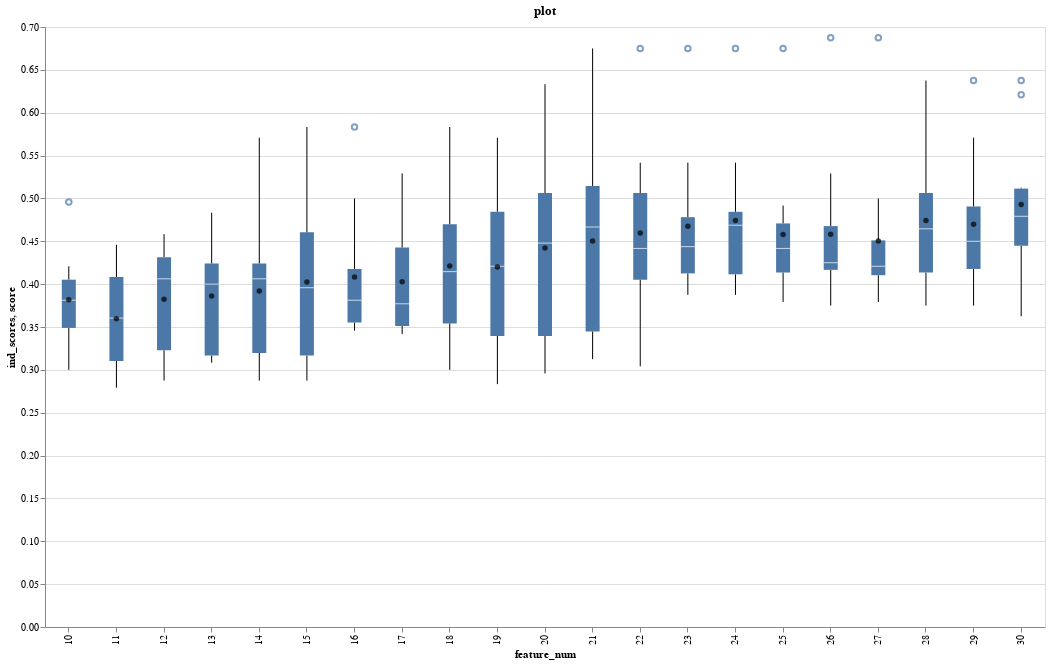

Write notebook code for a chart like this one.
### Code cell
altair_feature_selection_chart(ridge_stats,uniqueness=3)

### Figure 1 — Vega-Lite specification as saved in the notebook (floating-point values rounded to 4 significant figures; data arrays with more than 128 entries replaced by an {"elided": "..."} marker saying what was removed)
{"config": {"view": {"continuousWidth": 400, "continuousHeight": 300}}, "layer": [{"data": {"name": "data-a338c300564652035c0d8c172b633e88"}, "mark": "boxplot", "encoding": {"x": {"field": "feature_num", "type": "ordinal"}, "y": {"field": "ind_scores", "type": "quantitative"}}, "selection": {"selector003": {"type": "single", "empty": "none"}, "selector004": {"type": "interval", "bind": "scales", "encodings": ["x", "y"]}}}, {"data": {"name": "data-f2b9ca3727682c863aa14c2009dd835b"}, "mark": {"type": "point", "color": "black", "filled": true}, "encoding": {"x": {"field": "feature_num", "title": "feature_num", "type": "ordinal"}, "y": {"field": "avg_score", "title": "score", "type": "quantitative"}}, "selection": {"selector003": {"type": "single", "empty": "none"}}}, {"data": {"name": "data-f2b9ca3727682c863aa14c2009dd835b"}, "mark": {"type": "text", "baseline": "bottom", "dy": -75}, "encoding": {"text": {"field": "featuresX", "type": "nominal"}, "y": {"field": "zero", "type": "quantitative"}}, "transform": [{"filter": {"selection": "selector003"}}]}], "height": 600, "title": "plot", "width": 1000, "$schema": "https://vega.github.io/schema/vega-lite/v4.17.0.json", "datasets": {"data-a338c300564652035c0d8c172b633e88": {"elided": "210 records"}, "data-f2b9ca3727682c863aa14c2009dd835b": [{"feature_num": 10, "ind_scores": [0.3958, 0.3708, 0.3208, 0.4083, 0.3833, 0.3792, 0.4208, 0.4958, 0.3417, 0.3], "avg_score": 0.3817, "stdev": 0.05251, "ci68": "(0.32944447525005116, 0.4338888580832822)", "yerr": 0.05222, "features": [["TAU", "POTEJ", "MYDGF", "1433G", "PVR", "LTBP4", "PAL4A", "NLGN3", "PPT1", "1433Z"], ["1433G", "HBA", "NEU1", "LV861", "CO4A", "TAU", "OMD", "OSCAR", "TSP4", "MYDGF"], ["TAU", "TRFM", "GNS", "MGP", "1433G", "NPY", "AK1C1", "CHIT1", "CHLE", "1433Z"], ["1433G", "HTRA1", "SCG2", "AMYP", "LRP1B", "TAU", "MYDGF", "FREM2", "TIMP2", "1433Z"], ["1433G", "IDS", "SRPX", "CHLE", "ERAP2", "CPVL", "TAU", "CALB1", "1433Z", "FREM2"], ["1433G", "KLK11", "AMY2B", "PTPR2", "AK1C1", "CAH2", "PPT1", "1433Z", "TAU", "CPVL"], ["TAU", "MASP1", "CO7", "CLMP", "CAH2", "1433Z", "AK1C1", "PPT1", "NPTX2", "CHLE"], ["TAU", "CLMP", "K1C12", "POTEI", "CATD", "A0A075B7D0", "1433Z", "CADH5", "ZNF25", "VWF"], ["TAU", "MGAT2", "LRP1B", "HYI", "1433G", "CADH5", "PAL4A", "VWF", "ECM1", "HDHD2"], ["1433G", "PLSL", "MXRA8", "TSP2", "PAL4A", "PVR", "HLAE", "CAH2", "1433Z", "CADH5"]], "uniqueX_features_ina_string": "Invalid value for parameter 'uniqueness'. Use 'unique' or 'duplicate'.", "featuresX": ["Invalid value for parameter 'uniqueness'. Use 'unique' or 'duplicate'."], "zero": 0}, {"feature_num": 11, "ind_scores": [0.3083, 0.3167, 0.2792, 0.4083, 0.4083, 0.4083, 0.3792, 0.4458, 0.3, 0.3417], "avg_score": 0.3596, "stdev": 0.05455, "ci68": "(0.30533414676906756, 0.41383251989759906)", "yerr": 0.05425, "features": [["TAU", "POTEJ", "MYDGF", "1433G", "PVR", "LTBP4", "PAL4A", "NLGN3", "PPT1", "1433Z", "HBAZ"], ["1433G", "HBA", "NEU1", "LV861", "CO4A", "TAU", "OMD", "OSCAR", "TSP4", "MYDGF", "1433B"], ["TAU", "TRFM", "GNS", "MGP", "1433G", "NPY", "AK1C1", "CHIT1", "CHLE", "1433Z", "AMY2B"], ["1433G", "HTRA1", "SCG2", "AMYP", "LRP1B", "TAU", "MYDGF", "FREM2", "TIMP2", "1433Z", "SUMO4"], ["1433G", "IDS", "SRPX", "CHLE", "ERAP2", "CPVL", "TAU", "CALB1", "1433Z", "FREM2", "NEDD8"], ["1433G", "KLK11", "AMY2B", "PTPR2", "AK1C1", "CAH2", "PPT1", "1433Z", "TAU", "CPVL", "SEPR"], ["TAU", "MASP1", "CO7", "CLMP", "CAH2", "1433Z", "AK1C1", "PPT1", "NPTX2", "CHLE", "GDIA"], ["TAU", "CLMP", "K1C12", "POTEI", "CATD", "A0A075B7D0", "1433Z", "CADH5", "ZNF25", "VWF", "1433G"], ["TAU", "MGAT2", "LRP1B", "HYI", "1433G", "CADH5", "PAL4A", "VWF", "ECM1", "HDHD2", "MMP2"], ["1433G", "PLSL", "MXRA8", "TSP2", "PAL4A", "PVR", "HLAE", "CAH2", "1433Z", "CADH5", "TAU"]], "uniqueX_features_ina_string": "Invalid value for parameter 'uniqueness'. Use 'unique' or 'duplicate'.", "featuresX": ["Invalid value for parameter 'uniqueness'. Use 'unique' or 'duplicate'."], "zero": 0}, {"feature_num": 12, "ind_scores": [0.425, 0.3042, 0.2917, 0.4083, 0.4333, 0.4583, 0.4333, 0.3792, 0.2875, 0.4042], "avg_score": 0.3825, "stdev": 0.06106, "ci68": "(0.3217771913902592, 0.44322280860974084)", "yerr": 0.06072, "features": [["TAU", "POTEJ", "MYDGF", "1433G", "PVR", "LTBP4", "PAL4A", "NLGN3", "PPT1", "1433Z", "HBAZ", "ADA28"], ["1433G", "HBA", "NEU1", "LV861", "CO4A", "TAU", "OMD", "OSCAR", "TSP4", "MYDGF", "1433B", "CADH8"], ["TAU", "TRFM", "GNS", "MGP", "1433G", "NPY", "AK1C1", "CHIT1", "CHLE", "1433Z", "AMY2B", "MMP2"], ["1433G", "HTRA1", "SCG2", "AMYP", "LRP1B", "TAU", "MYDGF", "FREM2", "TIMP2", "1433Z", "SUMO4", "CO7"], ["1433G", "IDS", "SRPX", "CHLE", "ERAP2", "CPVL", "TAU", "CALB1", "1433Z", "FREM2", "NEDD8", "MMP2"], ["1433G", "KLK11", "AMY2B", "PTPR2", "AK1C1", "CAH2", "PPT1", "1433Z", "TAU", "CPVL", "SEPR", "GDIA"], ["TAU", "MASP1", "CO7", "CLMP", "CAH2", "1433Z", "AK1C1", "PPT1", "NPTX2", "CHLE", "GDIA", "CADH5"], ["TAU", "CLMP", "K1C12", "POTEI", "CATD", "A0A075B7D0", "1433Z", "CADH5", "ZNF25", "VWF", "1433G", "SEM3B"], ["TAU", "MGAT2", "LRP1B", "HYI", "1433G", "CADH5", "PAL4A", "VWF", "ECM1", "HDHD2", "MMP2", "SUMO4"], ["1433G", "PLSL", "MXRA8", "TSP2", "PAL4A", "PVR", "HLAE", "CAH2", "1433Z", "CADH5", "TAU", "SEPR"]], "uniqueX_features_ina_string": "Invalid value for parameter 'uniqueness'. Use 'unique' or 'duplicate'.", "featuresX": ["Invalid value for parameter 'uniqueness'. Use 'unique' or 'duplicate'."], "zero": 0}, {"feature_num": 13, "ind_scores": [0.3958, 0.3083, 0.3292, 0.4208, 0.425, 0.4833, 0.4708, 0.3125, 0.3125, 0.4042], "avg_score": 0.3862, "stdev": 0.06316, "ci68": "(0.3234355423317144, 0.44906445766828557)", "yerr": 0.06281, "features": {"elided": "10x13 str values"}, "uniqueX_features_ina_string": "Invalid value for parameter 'uniqueness'. Use 'unique' or 'duplicate'.", "featuresX": ["Invalid value for parameter 'uniqueness'. Use 'unique' or 'duplicate'."], "zero": 0}, {"feature_num": 14, "ind_scores": [0.3958, 0.3083, 0.2875, 0.4208, 0.425, 0.4417, 0.5708, 0.3, 0.3542, 0.4167], "avg_score": 0.3921, "stdev": 0.0805, "ci68": "(0.3120265140935771, 0.4721401525730896)", "yerr": 0.08006, "features": {"elided": "10x14 str values"}, "uniqueX_features_ina_string": "Invalid value for parameter 'uniqueness'. Use 'unique' or 'duplicate'.", "featuresX": ["Invalid value for parameter 'uniqueness'. Use 'unique' or 'duplicate'."], "zero": 0}, {"feature_num": 15, "ind_scores": [0.3833, 0.2958, 0.2875, 0.5, 0.4625, 0.3083, 0.5833, 0.3417, 0.4083, 0.4542], "avg_score": 0.4025, "stdev": 0.09276, "ci68": "(0.3102517093955644, 0.4947482906044357)", "yerr": 0.09225, "features": {"elided": "10x15 str values"}, "uniqueX_features_ina_string": "Invalid value for parameter 'uniqueness'. Use 'unique' or 'duplicate'.", "featuresX": ["Invalid value for parameter 'uniqueness'. Use 'unique' or 'duplicate'."], "zero": 0}, {"feature_num": 16, "ind_scores": [0.3833, 0.3583, 0.3792, 0.5, 0.4208, 0.3458, 0.5833, 0.3542, 0.4083, 0.35], "avg_score": 0.4083, "stdev": 0.07308, "ci68": "(0.33566113150589033, 0.4810055351607764)", "yerr": 0.07267, "features": {"elided": "10x16 str values"}, "uniqueX_features_ina_string": "Invalid value for parameter 'uniqueness'. Use 'unique' or 'duplicate'.", "featuresX": ["Invalid value for parameter 'uniqueness'. Use 'unique' or 'duplicate'."], "zero": 0}, {"feature_num": 17, "ind_scores": [0.3833, 0.3458, 0.3792, 0.5, 0.4625, 0.3458, 0.5292, 0.3417, 0.3667, 0.375], "avg_score": 0.4029, "stdev": 0.06498, "ci68": "(0.338296828359979, 0.4675365049733544)", "yerr": 0.06462, "features": {"elided": "10x17 str values"}, "uniqueX_features_ina_string": "Invalid value for parameter 'uniqueness'. Use 'unique' or 'duplicate'.", "featuresX": ["Invalid value for parameter 'uniqueness'. Use 'unique' or 'duplicate'."], "zero": 0}, {"feature_num": 18, "ind_scores": [0.4208, 0.3458, 0.3792, 0.5, 0.475, 0.3458, 0.5833, 0.3, 0.4083, 0.4542], "avg_score": 0.4213, "stdev": 0.08029, "ci68": "(0.34140793159435784, 0.5010920684056421)", "yerr": 0.07984, "features": {"elided": "10x18 str values"}, "uniqueX_features_ina_string": "Invalid value for parameter 'uniqueness'. Use 'unique' or 'duplicate'.", "featuresX": ["Invalid value for parameter 'uniqueness'. Use 'unique' or 'duplicate'."], "zero": 0}, {"feature_num": 19, "ind_scores": [0.475, 0.3208, 0.4292, 0.5125, 0.4875, 0.2833, 0.5708, 0.3125, 0.3958, 0.4125], "avg_score": 0.42, "stdev": 0.08926, "ci68": "(0.33123074571740463, 0.5087692542825955)", "yerr": 0.08877, "features": {"elided": "10x19 str values"}, "uniqueX_features_ina_string": "Invalid value for parameter 'uniqueness'. Use 'unique' or 'duplicate'.", "featuresX": ["Invalid value for parameter 'uniqueness'. Use 'unique' or 'duplicate'."], "zero": 0}, {"feature_num": 20, "ind_scores": [0.475, 0.3208, 0.4292, 0.575, 0.5167, 0.2958, 0.6333, 0.3125, 0.3958, 0.4667], "avg_score": 0.4421, "stdev": 0.108, "ci68": "(0.33466241274774977, 0.5495042539189169)", "yerr": 0.1074, "features": {"elided": "10x20 str values"}, "uniqueX_features_ina_string": "Invalid value for parameter 'uniqueness'. Use 'unique' or 'duplicate'.", "featuresX": ["Invalid value for parameter 'uniqueness'. Use 'unique' or 'duplicate'."], "zero": 0}, {"feature_num": 21, "ind_scores": [0.5375, 0.3333, 0.3375, 0.525, 0.4667, 0.3667, 0.675, 0.3125, 0.4833, 0.4667], "avg_score": 0.4504, "stdev": 0.1085, "ci68": "(0.3425332314414572, 0.5583001018918761)", "yerr": 0.1079, "features": {"elided": "10x21 str values"}, "uniqueX_features_ina_string": "Invalid value for parameter 'uniqueness'. Use 'unique' or 'duplicate'.", "featuresX": ["Invalid value for parameter 'uniqueness'. Use 'unique' or 'duplicate'."], "zero": 0}, {"feature_num": 22, "ind_scores": [0.4375, 0.3042, 0.4042, 0.475, 0.5417, 0.4083, 0.675, 0.3875, 0.4458, 0.5167], "avg_score": 0.4596, "stdev": 0.09611, "ci68": "(0.36401037022152605, 0.5551562964451408)", "yerr": 0.09557, "features": {"elided": "10x22 str values"}, "uniqueX_features_ina_string": "Invalid value for parameter 'uniqueness'. Use 'unique' or 'duplicate'.", "featuresX": ["Invalid value for parameter 'uniqueness'. Use 'unique' or 'duplicate'."], "zero": 0}, {"feature_num": 23, "ind_scores": [0.4375, 0.3875, 0.4042, 0.475, 0.5417, 0.4792, 0.675, 0.3875, 0.4458, 0.4417], "avg_score": 0.4675, "stdev": 0.08222, "ci68": "(0.38573812925675266, 0.5492618707432472)", "yerr": 0.08176, "features": {"elided": "10x23 str values"}, "uniqueX_features_ina_string": "Invalid value for parameter 'uniqueness'. Use 'unique' or 'duplicate'.", "featuresX": ["Invalid value for parameter 'uniqueness'. Use 'unique' or 'duplicate'."], "zero": 0}, {"feature_num": 24, "ind_scores": [0.4875, 0.3875, 0.3917, 0.475, 0.5417, 0.4667, 0.675, 0.4, 0.4458, 0.4708], "avg_score": 0.4742, "stdev": 0.08109, "ci68": "(0.39352542483528175, 0.5548079084980517)", "yerr": 0.08064, "features": {"elided": "10x24 str values"}, "uniqueX_features_ina_string": "Invalid value for parameter 'uniqueness'. Use 'unique' or 'duplicate'.", "featuresX": ["Invalid value for parameter 'uniqueness'. Use 'unique' or 'duplicate'."], "zero": 0}, {"feature_num": 25, "ind_scores": [0.475, 0.3875, 0.3792, 0.425, 0.4917, 0.4583, 0.675, 0.4125, 0.4583, 0.4167], "avg_score": 0.4579, "stdev": 0.08035, "ci68": "(0.37801011241021054, 0.5378232209231228)", "yerr": 0.07991, "features": {"elided": "10x25 str values"}, "uniqueX_features_ina_string": "Invalid value for parameter 'uniqueness'. Use 'unique' or 'duplicate'.", "featuresX": ["Invalid value for parameter 'uniqueness'. Use 'unique' or 'duplicate'."], "zero": 0}, {"feature_num": 26, "ind_scores": [0.4208, 0.3875, 0.4292, 0.475, 0.5292, 0.4167, 0.6875, 0.375, 0.4458, 0.4167], "avg_score": 0.4583, "stdev": 0.08698, "ci68": "(0.3718328038082077, 0.5448338628584589)", "yerr": 0.0865, "features": {"elided": "10x26 str values"}, "uniqueX_features_ina_string": "Invalid value for parameter 'uniqueness'. Use 'unique' or 'duplicate'.", "featuresX": ["Invalid value for parameter 'uniqueness'. Use 'unique' or 'duplicate'."], "zero": 0}, {"feature_num": 27, "ind_scores": [0.4583, 0.4292, 0.3792, 0.5, 0.4167, 0.4167, 0.6875, 0.425, 0.4083, 0.3833], "avg_score": 0.4504, "stdev": 0.0857, "ci68": "(0.3651868540877835, 0.5356464792455498)", "yerr": 0.08523, "features": {"elided": "10x27 str values"}, "uniqueX_features_ina_string": "Invalid value for parameter 'uniqueness'. Use 'unique' or 'duplicate'.", "featuresX": ["Invalid value for parameter 'uniqueness'. Use 'unique' or 'duplicate'."], "zero": 0}, {"feature_num": 28, "ind_scores": [0.5125, 0.4292, 0.3917, 0.4875, 0.375, 0.4458, 0.6375, 0.5708, 0.4083, 0.4833], "avg_score": 0.4742, "stdev": 0.07846, "ci68": "(0.3961441378162817, 0.5521891955170518)", "yerr": 0.07802, "features": {"elided": "10x28 str values"}, "uniqueX_features_ina_string": "Invalid value for parameter 'uniqueness'. Use 'unique' or 'duplicate'.", "featuresX": ["Invalid value for parameter 'uniqueness'. Use 'unique' or 'duplicate'."], "zero": 0}, {"feature_num": 29, "ind_scores": [0.4625, 0.4, 0.4542, 0.5, 0.375, 0.4458, 0.6375, 0.5708, 0.4083, 0.4458], "avg_score": 0.47, "stdev": 0.07637, "ci68": "(0.3940515457240995, 0.5459484542759006)", "yerr": 0.07595, "features": {"elided": "10x29 str values"}, "uniqueX_features_ina_string": "Invalid value for parameter 'uniqueness'. Use 'unique' or 'duplicate'.", "featuresX": ["Invalid value for parameter 'uniqueness'. Use 'unique' or 'duplicate'."], "zero": 0}, {"feature_num": 30, "ind_scores": [0.5125, 0.4417, 0.4542, 0.5, 0.3625, 0.4583, 0.6375, 0.6208, 0.5083, 0.4333], "avg_score": 0.4929, "stdev": 0.07989, "ci68": "(0.41347125650711736, 0.5723620768262161)", "yerr": 0.07945, "features": {"elided": "10x30 str values"}, "uniqueX_features_ina_string": "Invalid value for parameter 'uniqueness'. Use 'unique' or 'duplicate'.", "featuresX": ["Invalid value for parameter 'uniqueness'. Use 'unique' or 'duplicate'."], "zero": 0}]}}
